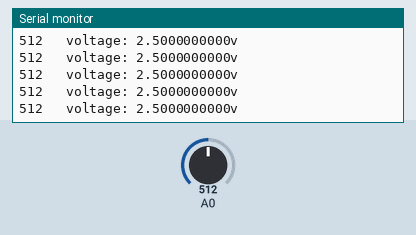
Simulated run of this sketch. Board: Arduino Uno, built with avr-gcc and run on an emulated ATmega328P. Parts: the last lines printed to the serial monitor. The test bench sets the inputs (shaded band); at power-on: A0 = 512.

Above: at 1.2 s.
1.3 s: A0 set to 990
At 2.4 s:
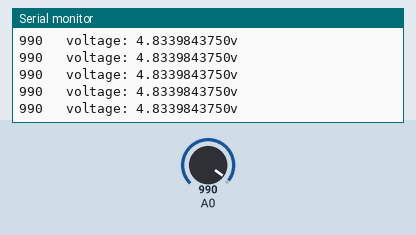
4.3 s: A0 set to 1015
At 5.2 s:
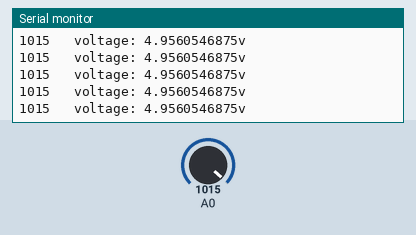
Timing chart, 0 to 7.3 s (numbered marks = the images above; inputs shaded):
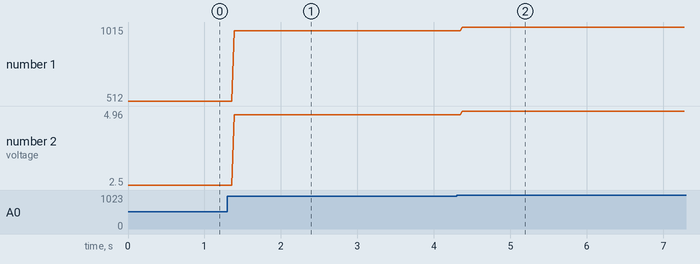

The sketch:

Serial_Investigation.ino
```cpp
/*
 * Serial Investigation
 * By: C. Stewart
 * 30/05/2018
*/

/*
 * TODO: 1. Run the code below.
 * 2. Open the serial monitor on the right
 * 3. value is a 10-bit value: 2^10 = 1024, representing the voltage from 0 to 5v.
 * 4. Using a female-female jumper, connect A0 to: Vin, GND, Vref, 3V3
 */
int adcReading = 0;
float voltage = 0;

void setup() {
  // initialize the serial communication:
  Serial.begin(9600);
}

void loop() {
  // send the value of analog input 0:\

  adcReading = analogRead(A0);
  // wait a bit for the analog-to digital converter to stabilize after the last
  // reading:
  voltage = mapf(adcReading, 0, 1024, 0, 5);

  Serial.print(adcReading);
  Serial.print("\t voltage: ");
  Serial.print(voltage,DEC);
  Serial.println("v");
  delay(2);
}

float mapf(long x, long in_min, long in_max, float out_min, float out_max)
{
  return (x - in_min) * (out_max - out_min) / (in_max - in_min) + out_min;
}
```

Measured:
- after the input at 1.3 s, the serial monitor: prints a new line after 0.09 s (image 1)
- after the input at 4.3 s, the serial monitor: prints a new line after 0.07 s (image 2)
- plotted number 1: 512 → 990 after the input at 1.3 s, 990 → 1015 after the input at 4.3 s
- plotted number 2: 2.5 → 4.83 after the input at 1.3 s, 4.83 → 4.96 after the input at 4.3 s
